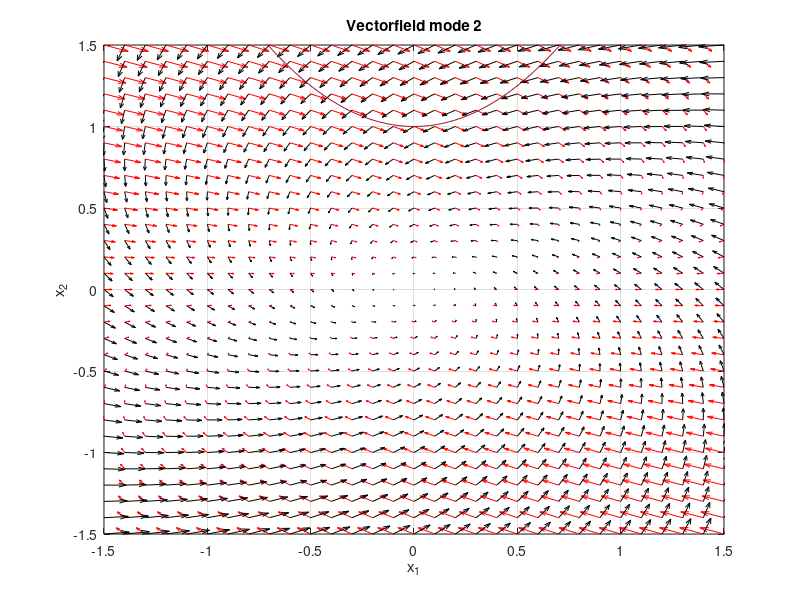

MATLAB code to generate this figure:
clear all
close all

%% Calculation of Vectorfields in different modes
dx = 0.1;
% Right halve, x1 >= 0
[xp11,xp12] = meshgrid(-1.5:dx:1.5, -1.5:dx:1.5);
p11 = -2*xp11 + 4*xp12;
p12 = -2*xp12;
% Left halve, x1 < 0
[xp21,xp22] = meshgrid(-1.5:dx:1.5, -1.5:dx:1.5);
p21 = -4*xp21 - 7*xp22;
p22 = 4*xp21 - 5*xp22;

% Plotting of the vector fields
figure
quiver(xp11,xp12,p11,p12,'r-')
hold on    
quiver(xp21,xp22,p21,p22,'k-')
grid on
title('Vectorfield mode 2')
xlabel('x_1')
ylabel('x_2')
xlim([-1.5 1.5])
ylim([-1.5 1.5])
xtest = linspace(-1.5,1.5);
plot(xtest,xtest.^2+1)
